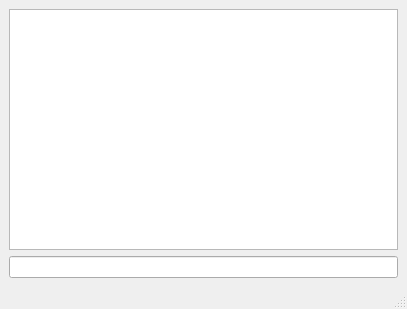
<?xml version="1.0" encoding="UTF-8"?>
<ui version="4.0">
 <class>MainWindow</class>
 <widget class="QMainWindow" name="MainWindow">
  <property name="geometry">
   <rect>
    <x>0</x>
    <y>0</y>
    <width>407</width>
    <height>309</height>
   </rect>
  </property>
  <property name="windowTitle">
   <string>MainWindow</string>
  </property>
  <widget class="QWidget" name="centralwidget">
   <layout class="QGridLayout" name="gridLayout">
    <item row="0" column="0">
     <widget class="QListWidget" name="listWidget"/>
    </item>
    <item row="1" column="0">
     <widget class="QLineEdit" name="lineEdit"/>
    </item>
   </layout>
  </widget>
  <widget class="QMenuBar" name="menubar">
   <property name="geometry">
    <rect>
     <x>0</x>
     <y>0</y>
     <width>407</width>
     <height>23</height>
    </rect>
   </property>
  </widget>
  <widget class="QStatusBar" name="statusbar"/>
 </widget>
 <resources/>
 <connections/>
</ui>
